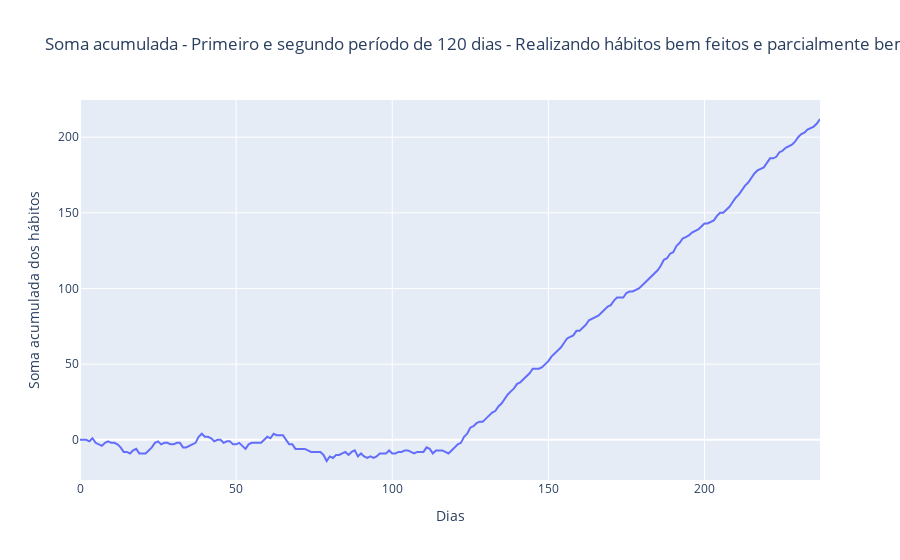

Here is the notebook cell this chart was saved with:
### Code cell
px.line(habitos, x=habitos.index, y=habitos['soma_acum'], labels={'index':'Dias', 'soma_acum':'Soma acumulada dos hábitos'}, title='Soma acumulada - Primeiro e segundo período de 120 dias - Realizando hábitos bem feitos e parcialmente bem feitos')

### Figure 1 — Plotly figure (JSON) as saved in the notebook; plotly's stock layout.template omitted (floating-point values rounded to 4 significant figures; data arrays with more than 128 entries replaced by an {"elided": "..."} marker saying what was removed)
{"data": [{"hovertemplate": "Dias=%{x}<br>Soma acumulada dos hábitos=%{y}<extra></extra>", "legendgroup": "", "line": {"color": "#636efa", "dash": "solid"}, "marker": {"symbol": "circle"}, "mode": "lines", "name": "", "orientation": "v", "showlegend": false, "type": "scatter", "x": {"elided": "238 int values"}, "xaxis": "x", "y": {"elided": "238 int values"}, "yaxis": "y"}], "layout": {"autosize": true, "legend": {"tracegroupgap": 0}, "title": {"text": "Soma acumulada - Primeiro e segundo período de 120 dias - Realizando hábitos bem feitos e parcialmente bem feitos"}, "xaxis": {"anchor": "y", "autorange": true, "domain": [0, 1], "range": [0, 237], "title": {"text": "Dias"}, "type": "linear"}, "yaxis": {"anchor": "x", "autorange": true, "domain": [0, 1], "range": [-26.56, 224.6], "title": {"text": "Soma acumulada dos hábitos"}, "type": "linear"}}}
